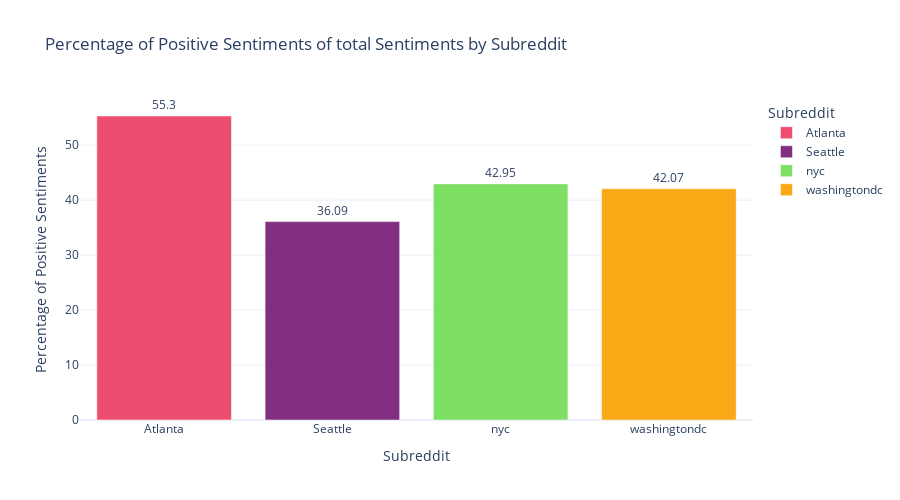

The notebook cell saved with this chart:
### Markdown cell above
### Sentiment prediction

Furthermore, we predicted the sentiment of the different posts we have across Subreddits. Sentiment analysis can help to understand the sentiments and emotions expressed by residents of gentrified cities. This data is important for understanding how citizens perceive and feel about the changes taking place. Positive sentiments may indicate support for positive changes, economic growth, and improved infrastructure, whereas negative sentiments may reflect concerns about displacement, rising living costs, and changes to the community's culture.This can be useful for identifying emerging issues, and responding quickly to urban changes.

### Code cell
reddit_nlp_df = pd.read_parquet("nlp_reddit_df.parquet")
plot_df_all = reddit_nlp_df[['subreddit', 'sentiment']].copy()
average_count = plot_df_all.groupby('subreddit')['sentiment'].count().reset_index()
average_count_neg = plot_df_all[plot_df_all['sentiment'] == "['pos']"].groupby('subreddit')['sentiment'].count().reset_index()
average_count_neg.columns = ["subreddit","pos_sentiment"]
percentage_df = average_count[['subreddit', 'sentiment']].copy()
percentage_df["pos_sentiment"] = average_count_neg["pos_sentiment"]
percentage_df['percentage_pos'] = round((percentage_df['pos_sentiment'] / percentage_df['sentiment']) * 100,2)

# Create a bar plot for the average percentages
facet_colors = {
    'nyc': '#7DDF64',
    'washingtondc': '#FAA916',
    'Seattle': '#822E81',
    'Atlanta': '#ED4D6E'
}

percentage_df.columns = ["Subreddit","sentiment","pos_sentiment","percentage_pos"]

fig = px.bar(percentage_df, x='Subreddit', y='percentage_pos',
             labels={'percentage_pos': 'Percentage of Positive Sentiments'},
             title='Percentage of Positive Sentiments of total Sentiments by Subreddit',
             color='Subreddit', color_discrete_map=facet_colors,
             text_auto=True, 
             template="plotly_white")
fig.update_traces(textposition='outside')
fig.update_layout(height=500)
fig.show()

### Figure 1 — Plotly figure (JSON) as saved in the notebook; plotly's stock layout.template omitted (floating-point values rounded to 4 significant figures)
{"data": [{"alignmentgroup": "True", "hovertemplate": "Subreddit=%{x}<br>Percentage of Positive Sentiments=%{y}<extra></extra>", "legendgroup": "Atlanta", "marker": {"color": "#ED4D6E", "pattern": {"shape": ""}}, "name": "Atlanta", "offsetgroup": "Atlanta", "orientation": "v", "showlegend": true, "textposition": "outside", "texttemplate": "%{y}", "type": "bar", "x": ["Atlanta"], "xaxis": "x", "y": [55.3], "yaxis": "y"}, {"alignmentgroup": "True", "hovertemplate": "Subreddit=%{x}<br>Percentage of Positive Sentiments=%{y}<extra></extra>", "legendgroup": "Seattle", "marker": {"color": "#822E81", "pattern": {"shape": ""}}, "name": "Seattle", "offsetgroup": "Seattle", "orientation": "v", "showlegend": true, "textposition": "outside", "texttemplate": "%{y}", "type": "bar", "x": ["Seattle"], "xaxis": "x", "y": [36.09], "yaxis": "y"}, {"alignmentgroup": "True", "hovertemplate": "Subreddit=%{x}<br>Percentage of Positive Sentiments=%{y}<extra></extra>", "legendgroup": "nyc", "marker": {"color": "#7DDF64", "pattern": {"shape": ""}}, "name": "nyc", "offsetgroup": "nyc", "orientation": "v", "showlegend": true, "textposition": "outside", "texttemplate": "%{y}", "type": "bar", "x": ["nyc"], "xaxis": "x", "y": [42.95], "yaxis": "y"}, {"alignmentgroup": "True", "hovertemplate": "Subreddit=%{x}<br>Percentage of Positive Sentiments=%{y}<extra></extra>", "legendgroup": "washingtondc", "marker": {"color": "#FAA916", "pattern": {"shape": ""}}, "name": "washingtondc", "offsetgroup": "washingtondc", "orientation": "v", "showlegend": true, "textposition": "outside", "texttemplate": "%{y}", "type": "bar", "x": ["washingtondc"], "xaxis": "x", "y": [42.07], "yaxis": "y"}], "layout": {"barmode": "relative", "height": 500, "legend": {"title": {"text": "Subreddit"}, "tracegroupgap": 0}, "title": {"text": "Percentage of Positive Sentiments of total Sentiments by Subreddit"}, "xaxis": {"anchor": "y", "categoryarray": ["Atlanta", "Seattle", "nyc", "washingtondc"], "categoryorder": "array", "domain": [0, 1], "title": {"text": "Subreddit"}}, "yaxis": {"anchor": "x", "domain": [0, 1], "title": {"text": "Percentage of Positive Sentiments"}}}}
